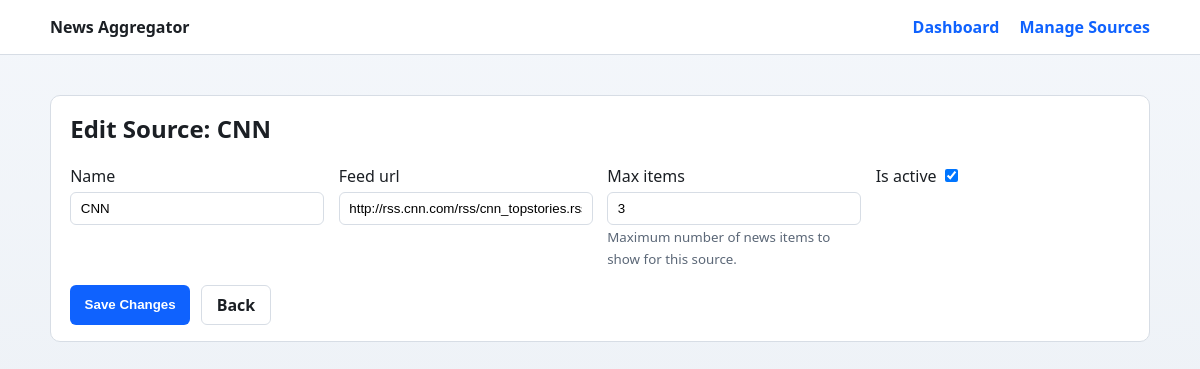
/sources/3/edit/, run on the app's committed database.
### aggregator/models.py (models this page shows, shortened)
class NewsSource(models.Model):
    name = models.CharField(max_length=120, unique=True)
    feed_url = models.URLField(unique=True)
    max_items = models.PositiveIntegerField(
        default=5,
        validators=[MinValueValidator(1), MaxValueValidator(50)],
        help_text='Maximum number of news items to show for this source.',
    )
    is_active = models.BooleanField(default=True)
    created_at = models.DateTimeField(auto_now_add=True)
    updated_at = models.DateTimeField(auto_now=True)
    class Meta:
        ordering = ('name',)

### aggregator/views.py (the view)
# urls.py: path('sources/<int:pk>/edit/', views.source_edit, name='source_edit'),
def source_edit(request, pk: int):
    source = get_object_or_404(NewsSource, pk=pk)
    if request.method == 'POST':
        form = NewsSourceForm(request.POST, instance=source)
        if form.is_valid():
            form.save()
            messages.success(request, 'News source updated.')
            return redirect('aggregator:source_list')
    else:
        form = NewsSourceForm(instance=source)
    return render(
        request,
        'aggregator/source_form.html',
        {
            'form': form,
            'source': source,
        },
    )

### aggregator/forms.py
class NewsSourceForm(forms.ModelForm):
    class Meta:
        model = NewsSource
        fields = ('name', 'feed_url', 'max_items', 'is_active')
        widgets = {
            'name': forms.TextInput(attrs={'placeholder': 'Source name'}),
            'feed_url': forms.URLInput(attrs={'placeholder': 'https://example.com/feed'}),
            'max_items': forms.NumberInput(attrs={'min': 1, 'max': 50}),
        }

### aggregator/templates/aggregator/source_form.html (shortened to what this page needs)
{% extends "aggregator/base.html" %}
{% block content %}
<section class="card">
    <h1 style="margin-top: 0;">Edit Source: {{ source.name }}</h1>
    <form method="post">
        <div style="display: grid; gap: 0.9rem; grid-template-columns: repeat(auto-fit, minmax(220px, 1fr));">
            {% for field in form %}
                <label>
                    <span>{{ field.label }}</span>
                    {{ field }}
                    {% if field.help_text %}
                        <small class="muted">{{ field.help_text }}</small>
                    {% endif %}
                </label>
            {% endfor %}
        </div>
        <div style="margin-top: 1rem; display: flex; gap: 0.7rem; flex-wrap: wrap;">
            <button class="btn" type="submit">Save Changes</button>
            <a class="btn btn-outline" href="{% url 'aggregator:source_list' %}">Back</a>
        </div>
    </form>
</section>
{% endblock %}

### aggregator/templates/aggregator/base.html (style rules this page uses)
:root { --bg: #f7f8fa; --surface: #ffffff; --text: #1b1f24; --muted: #5b6777; --line: #d7dde5; --accent: #0f62fe; --danger: #b42318; --ok: #0b8f49; }
* { box-sizing: border-box; }
body { margin: 0; font-family: "Segoe UI", Tahoma, Geneva, Verdana, sans-serif; background: linear-gradient(180deg, #f4f7fb 0%, #eef2f7 100%); color: var(--text); }
.card { background: var(--surface); border: 1px solid var(--line); border-radius: 10px; padding: 1rem 1.2rem; margin-bottom: 1rem; }
.muted { color: var(--muted); }
.btn { display: inline-block; background: var(--accent); color: white; border: none; border-radius: 6px; padding: 0.5rem 0.9rem; cursor: pointer; text-decoration: none; font-weight: 600; }
.btn-outline { background: transparent; border: 1px solid var(--line); color: var(--text); }
input[type="text"], input[type="url"], input[type="number"], select { width: 100%; border: 1px solid var(--line); border-radius: 6px; padding: 0.5rem 0.6rem; margin-top: 0.3rem; }

### data on the page
NewsSource: name "CNN", form "CNN" "http://rss.cnn.com/rss/cnn_topstories.rss" "3" "☑"

### other printed values
{{ field.label }} "Name" "Feed url" "Max items" "Is active"
{{ field.help_text }} "Maximum number of news items to show for this source."
